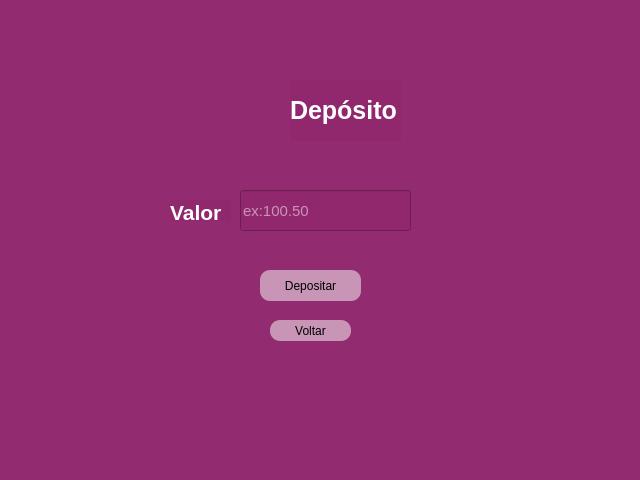
<?xml version="1.0" encoding="UTF-8"?>
<ui version="4.0">
 <class>Form</class>
 <widget class="QWidget" name="Form">
  <property name="geometry">
   <rect>
    <x>0</x>
    <y>0</y>
    <width>640</width>
    <height>480</height>
   </rect>
  </property>
  <property name="windowTitle">
   <string>Form</string>
  </property>
  <property name="styleSheet">
   <string notr="true">background-color:rgba(145, 40, 109,0.9)</string>
  </property>
  <widget class="QLabel" name="label_6">
   <property name="geometry">
    <rect>
     <x>290</x>
     <y>80</y>
     <width>111</width>
     <height>61</height>
    </rect>
   </property>
   <property name="font">
    <font>
     <pointsize>19</pointsize>
     <weight>75</weight>
     <bold>true</bold>
    </font>
   </property>
   <property name="text">
    <string>&lt;html&gt;&lt;head/&gt;&lt;body&gt;&lt;p&gt;&lt;span style=&quot; color:#ffffff;&quot;&gt;Depósito&lt;/span&gt;&lt;/p&gt;&lt;/body&gt;&lt;/html&gt;</string>
   </property>
  </widget>
  <widget class="QLabel" name="Icon_Login">
   <property name="enabled">
    <bool>true</bool>
   </property>
   <property name="geometry">
    <rect>
     <x>220</x>
     <y>80</y>
     <width>61</width>
     <height>71</height>
    </rect>
   </property>
   <property name="layoutDirection">
    <enum>Qt::LeftToRight</enum>
   </property>
   <property name="styleSheet">
    <string notr="true">background-color:rgb(241, 241, 241)rgb(253, 253, 253)</string>
   </property>
   <property name="frameShadow">
    <enum>QFrame::Raised</enum>
   </property>
   <property name="text">
    <string/>
   </property>
   <property name="pixmap">
    <pixmap>../img/deposito2.png</pixmap>
   </property>
   <property name="scaledContents">
    <bool>true</bool>
   </property>
   <property name="wordWrap">
    <bool>false</bool>
   </property>
  </widget>
  <widget class="QLineEdit" name="lineEdit_valor">
   <property name="enabled">
    <bool>true</bool>
   </property>
   <property name="geometry">
    <rect>
     <x>240</x>
     <y>190</y>
     <width>171</width>
     <height>41</height>
    </rect>
   </property>
   <property name="font">
    <font>
     <pointsize>11</pointsize>
    </font>
   </property>
   <property name="styleSheet">
    <string notr="true">color:rgb(255,255,255)</string>
   </property>
   <property name="text">
    <string/>
   </property>
   <property name="placeholderText">
    <string>ex:100.50</string>
   </property>
  </widget>
  <widget class="QPushButton" name="pushButton_depositar">
   <property name="geometry">
    <rect>
     <x>260</x>
     <y>270</y>
     <width>101</width>
     <height>31</height>
    </rect>
   </property>
   <property name="cursor">
    <cursorShape>PointingHandCursor</cursorShape>
   </property>
   <property name="styleSheet">
    <string notr="true">QPushButton{
	color: rgb(0, 0, 0) ;
	background-color : rgba(255,255,255,0.5);
	border-radius: 10px
}


QPushButton:hover{
	color: rgb(255,255,255) ;
	background-color : rgb(0,0,0);
}</string>
   </property>
   <property name="text">
    <string>Depositar</string>
   </property>
   <property name="autoDefault">
    <bool>true</bool>
   </property>
   <property name="default">
    <bool>true</bool>
   </property>
  </widget>
  <widget class="QLabel" name="label_7">
   <property name="geometry">
    <rect>
     <x>170</x>
     <y>200</y>
     <width>61</width>
     <height>21</height>
    </rect>
   </property>
   <property name="font">
    <font>
     <pointsize>11</pointsize>
     <weight>75</weight>
     <bold>true</bold>
    </font>
   </property>
   <property name="text">
    <string>&lt;html&gt;&lt;head/&gt;&lt;body&gt;&lt;p&gt;&lt;span style=&quot; font-size:16pt; color:#ffffff;&quot;&gt;Valor&lt;/span&gt;&lt;/p&gt;&lt;/body&gt;&lt;/html&gt;</string>
   </property>
  </widget>
  <widget class="QPushButton" name="pushButton_voltar">
   <property name="geometry">
    <rect>
     <x>270</x>
     <y>320</y>
     <width>81</width>
     <height>21</height>
    </rect>
   </property>
   <property name="cursor">
    <cursorShape>PointingHandCursor</cursorShape>
   </property>
   <property name="styleSheet">
    <string notr="true">QPushButton{
	color: rgb(0, 0, 0) ;
	background-color : rgba(255,255,255,0.5);
	border-radius: 10px
}


QPushButton:hover{
	color: rgb(255,255,255) ;
	background-color : rgb(0,0,0);
}</string>
   </property>
   <property name="text">
    <string>Voltar</string>
   </property>
   <property name="autoDefault">
    <bool>true</bool>
   </property>
   <property name="default">
    <bool>true</bool>
   </property>
  </widget>
 </widget>
 <tabstops>
  <tabstop>lineEdit_valor</tabstop>
  <tabstop>pushButton_depositar</tabstop>
 </tabstops>
 <resources/>
 <connections/>
</ui>
